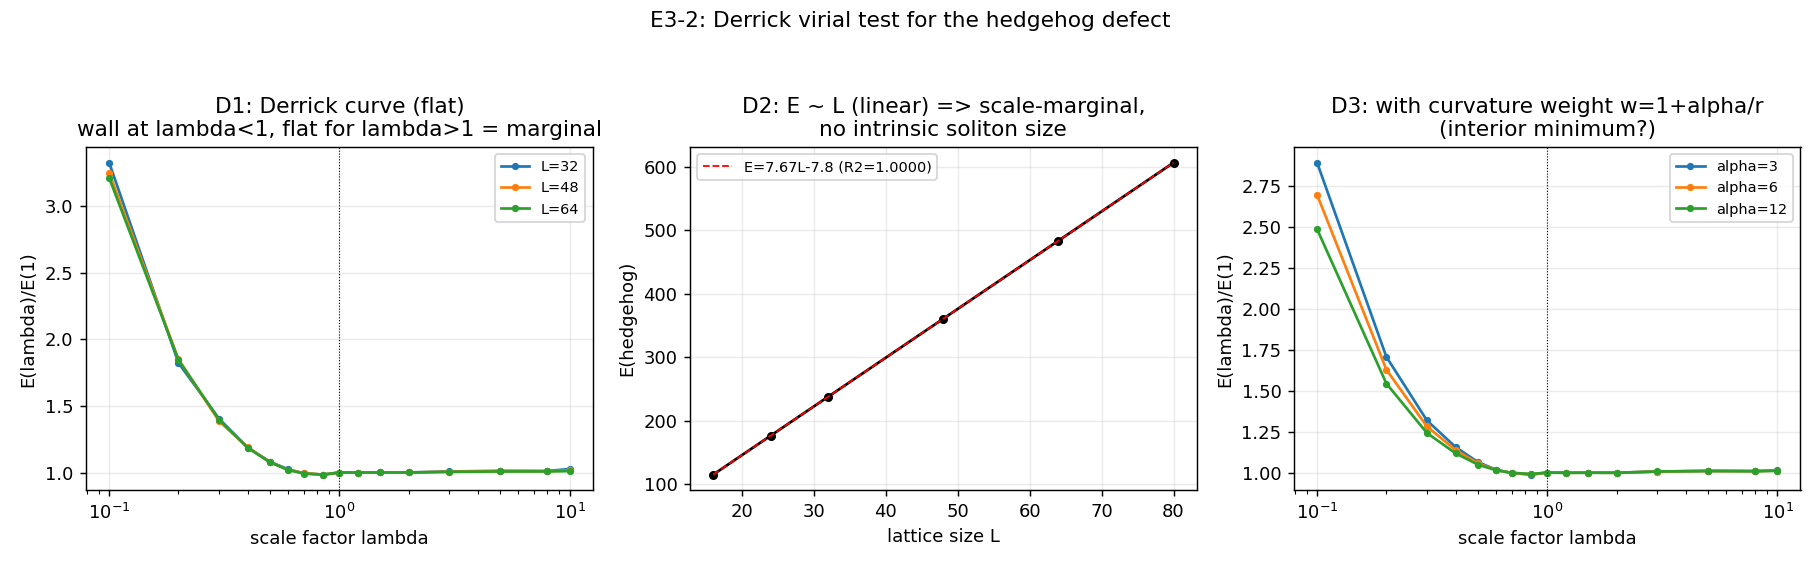

Write Python code to recreate this figure.
"""E3_2_derrick.py -- Derrick's virial theorem on the causal lattice.

Charter E3-2.  Derrick's criterion: a static texture is stable only if its energy
E(lambda) under a scale transform n -> n((x-c)/lambda + c) has an INTERIOR
minimum at lambda* ~ 1 (energy rises for BOTH compression lambda<1 and dilation
lambda>1).  A monotone E(lambda) means Derrick is active and the defect is not a
soliton.

Three measurements:

  D1  E(lambda) of the hedgehog, FLAT metric, refined at L = 32, 48, 64.  The
      continuum O(3) hedgehog in 3D is scale-MARGINAL (E independent of lambda);
      the lattice can only add a UV wall.  We locate lambda* and test whether the
      minimum is interior (two-sided) or just a compression wall.

  D2  The artefact-free Derrick scaling: E(hedgehog) vs L.  For a scale-marginal
      texture E grows LINEARLY with the box (E ~ a L, no intrinsic length); a
      genuine soliton would saturate to a finite E.  Linear fit => marginal.

  D3  Curvature test (charter mechanism 2): repeat E(lambda) with a radial weight
      w(x) = 1 + alpha/r (COMPARISON-ONLY proxy for a curved metric theta~M/r
      sourced by the defect).  If curvature turns the monotone/marginal curve
      into one with an interior minimum, mechanism 2 is confirmed.

Anti-circularity: no stabilising term is added to the generator; w is an explicit
labelled proxy probed only here.  Derrick is scored exactly as the textbook test.
"""
from __future__ import annotations

import json
import time
from pathlib import Path

import numpy as np
import matplotlib
matplotlib.use("Agg")
import matplotlib.pyplot as plt  # noqa: E402

import e3_core as e3  # noqa: E402

OUT = Path(__file__).resolve().parent
LAMBDAS = np.array([0.1, 0.2, 0.3, 0.4, 0.5, 0.6, 0.7, 0.85, 1.0, 1.2, 1.5,
                    2.0, 3.0, 5.0, 8.0, 10.0])
REFINE_L = [32, 48, 64]
ALPHAS = [3.0, 6.0, 12.0]


def interior_minimum(lams, E, margin=0.05):
    """Return (has_interior_min, lambda_star, left_rise, right_rise).  A genuine
    CONFINING (soliton) minimum requires E to rise by >margin on BOTH the
    compression (lambda<1) and dilation (lambda>1) sides.  A pure UV wall (E rises
    only for lambda<1, flat for lambda>1) is the scale-MARGINAL signature and is
    NOT an interior minimum."""
    j = int(np.argmin(E))
    lam_star = float(lams[j])
    emin = E[j]
    left = (E[0] - emin) / emin
    right = (E[-1] - emin) / emin
    has = (j != 0) and (j != len(E) - 1) and (left > margin) and (right > margin)
    return has, lam_star, float(left), float(right)


def main():
    t0 = time.time()
    print("=" * 72)
    print("E3-2 -- Derrick virial on the lattice (E(lambda), refinement, curvature)")
    print("=" * 72)

    # ---- D1: E(lambda) flat metric, refined ---------------------------- #
    d1 = {}
    print("  D1  E(lambda), flat metric:")
    for L in REFINE_L:
        nh = e3.hedgehog(L, +1)
        E, B = e3.derrick_curve(nh, LAMBDAS)
        E = E / E[np.argmin(np.abs(LAMBDAS - 1.0))]     # normalise to E(1)=1
        has_int, lstar, lr, rr = interior_minimum(LAMBDAS, E)
        d1[L] = {"E_over_E1": E.tolist(), "B": B.tolist(),
                 "interior_min": bool(has_int), "lambda_star": lstar,
                 "left_rise": lr, "right_rise": rr}
        print(f"      L={L}: lambda*={lstar:.2f}  interior_min={has_int}  "
              f"compress_rise(L)={lr:+.2f}  dilate_rise(R)={rr:+.2f}")

    # ---- D2: E vs L scaling (artefact-free) ---------------------------- #
    print("  D2  E(hedgehog) vs L (marginal <=> linear):")
    Ls = [16, 24, 32, 48, 64, 80]
    EL = [e3.gradient_energy(e3.hedgehog(L, +1)) for L in Ls]
    a, b = np.polyfit(Ls, EL, 1)
    yhat = a * np.array(Ls) + b
    r2 = 1 - np.sum((np.array(EL) - yhat) ** 2) / np.sum((np.array(EL) - np.mean(EL)) ** 2)
    # also fit a saturating form E = Einf*(1 - c/L)? compare: linear R^2 near 1 => marginal
    print(f"      E = {a:.3f}*L + {b:.1f}   R^2(linear)={r2:.5f}  "
          f"(R^2~1 => scale-marginal, E grows with box)")
    d2 = {"L": Ls, "E": EL, "slope": float(a), "intercept": float(b),
          "r2_linear": float(r2), "marginal": bool(r2 > 0.999)}

    # ---- D3: curvature weight ------------------------------------------ #
    print("  D3  E(lambda) with curvature weight w=1+alpha/r:")
    L = 48
    nh = e3.hedgehog(L, +1)
    d3 = {}
    for alpha in ALPHAS:
        w = e3.radial_weight(L, alpha=alpha)
        E, _ = e3.derrick_curve(nh, LAMBDAS, weight=w)
        E = E / E[np.argmin(np.abs(LAMBDAS - 1.0))]
        has_int, lstar, lr, rr = interior_minimum(LAMBDAS, E)
        d3[alpha] = {"E_over_E1": E.tolist(), "interior_min": bool(has_int),
                     "lambda_star": lstar, "left_rise": lr, "right_rise": rr}
        print(f"      alpha={alpha:5.1f}: lambda*={lstar:.2f}  interior_min={has_int}"
              f"  compress_rise={lr:+.2f}  dilate_rise={rr:+.2f}")

    flat_has_min = any(d1[L]["interior_min"] for L in REFINE_L)
    curv_has_min = any(d3[a]["interior_min"] for a in ALPHAS)
    curvature_changes = curv_has_min and not flat_has_min

    print("-" * 72)
    print(f"  flat metric interior minimum:      {flat_has_min}")
    print(f"  curvature induces interior minimum:{curv_has_min}  "
          f"(changes result: {curvature_changes})")
    print(f"  E vs L marginal (linear):          {d2['marginal']} "
          f"(slope={d2['slope']:.2f})")
    print("=" * 72)

    payload = {"D1_flat": d1, "D2_scaling": d2, "D3_curvature": d3,
               "lambdas": LAMBDAS.tolist(), "alphas": ALPHAS,
               "flat_interior_min": bool(flat_has_min),
               "curvature_interior_min": bool(curv_has_min),
               "curvature_changes_result": bool(curvature_changes),
               "runtime_s": time.time() - t0,
               "timestamp_utc": time.strftime("%Y-%m-%dT%H:%M:%SZ", time.gmtime())}
    (OUT / "E3_2_derrick.json").write_text(json.dumps(payload, indent=2, default=float))
    print(f"saved {OUT/'E3_2_derrick.json'}  ({payload['runtime_s']:.0f}s)")

    # ---- figure -------------------------------------------------------- #
    fig, axes = plt.subplots(1, 3, figsize=(14, 4.4))
    ax = axes[0]
    for L in REFINE_L:
        ax.plot(LAMBDAS, d1[L]["E_over_E1"], "o-", ms=3, label=f"L={L}")
    ax.axvline(1, color="k", ls=":", lw=0.6)
    ax.set_xscale("log"); ax.set_xlabel("scale factor lambda")
    ax.set_ylabel("E(lambda)/E(1)")
    ax.set_title("D1: Derrick curve (flat)\nwall at lambda<1, flat for lambda>1 "
                 "= marginal")
    ax.legend(fontsize=8); ax.grid(alpha=0.25)

    ax = axes[1]
    ax.plot(Ls, EL, "ko-", ms=4)
    ax.plot(Ls, yhat, "r--", lw=1, label=f"E={a:.2f}L{b:+.1f} (R2={r2:.4f})")
    ax.set_xlabel("lattice size L"); ax.set_ylabel("E(hedgehog)")
    ax.set_title("D2: E ~ L (linear) => scale-marginal,\nno intrinsic soliton size")
    ax.legend(fontsize=8); ax.grid(alpha=0.25)

    ax = axes[2]
    for alpha in ALPHAS:
        ax.plot(LAMBDAS, d3[alpha]["E_over_E1"], "o-", ms=3, label=f"alpha={alpha:g}")
    ax.axvline(1, color="k", ls=":", lw=0.6)
    ax.set_xscale("log"); ax.set_xlabel("scale factor lambda")
    ax.set_ylabel("E(lambda)/E(1)")
    ax.set_title("D3: with curvature weight w=1+alpha/r\n(interior minimum?)")
    ax.legend(fontsize=8); ax.grid(alpha=0.25)
    fig.suptitle("E3-2: Derrick virial test for the hedgehog defect", fontsize=12)
    fig.tight_layout(rect=[0, 0, 1, 0.95])
    fig.savefig(OUT / "E3_2_derrick.png", dpi=130)
    print(f"saved {OUT/'E3_2_derrick.png'}")


if __name__ == "__main__":
    main()
